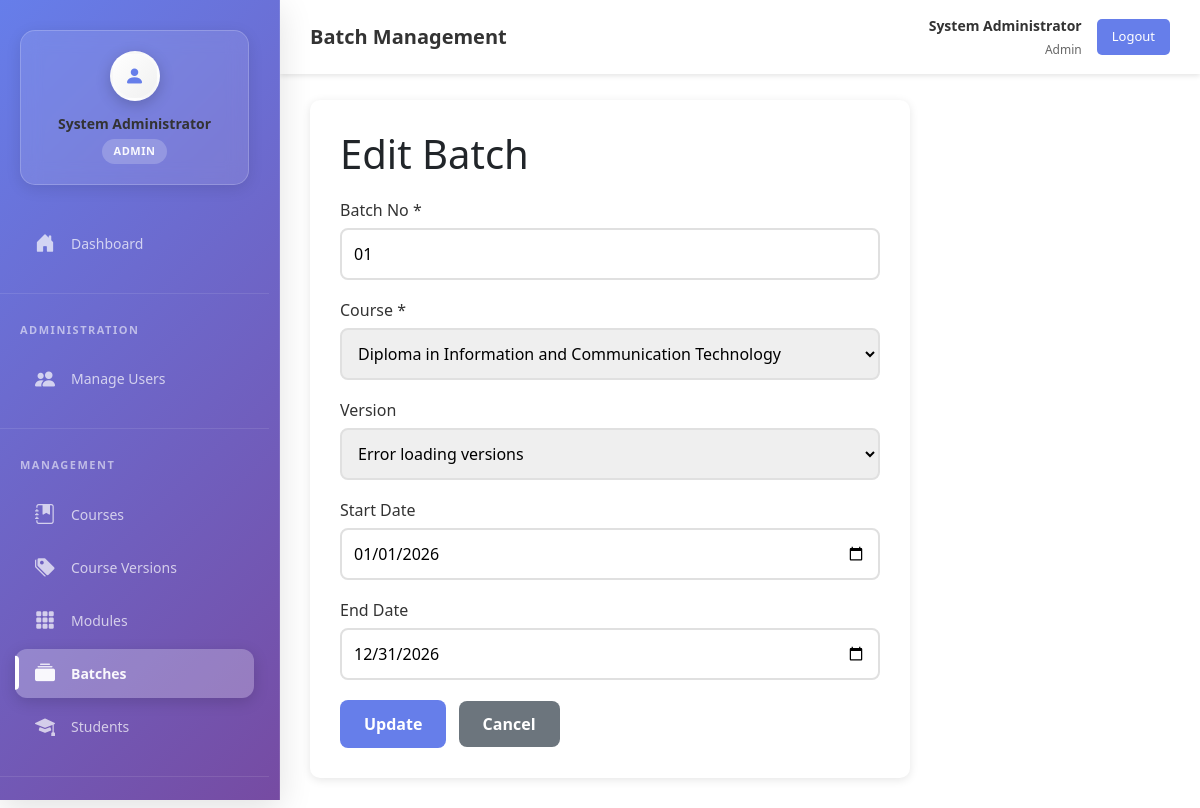
Page /views/index.php?action=batch&sub=edit&id=3 (signed in) on the committed database.
### tables this page shows
CREATE TABLE IF NOT EXISTS `batch` (
  `id` int NOT NULL AUTO_INCREMENT,
  `batch_no` varchar(50) NOT NULL,
  `start_date` date DEFAULT NULL,
  `end_date` date DEFAULT NULL,
  `cid` int NOT NULL,
  `version_id` int DEFAULT NULL,
  `created_at` timestamp NULL DEFAULT CURRENT_TIMESTAMP,
  `updated_at` timestamp NULL DEFAULT CURRENT_TIMESTAMP ON UPDATE CURRENT_TIMESTAMP,
  PRIMARY KEY (`id`),
  KEY `cid` (`cid`),
  KEY `version_id` (`version_id`)
);

CREATE TABLE IF NOT EXISTS `courses` (
  `id` int NOT NULL AUTO_INCREMENT,
  `cname` varchar(100) NOT NULL,
  `created_at` timestamp NULL DEFAULT CURRENT_TIMESTAMP,
  `updated_at` timestamp NULL DEFAULT CURRENT_TIMESTAMP ON UPDATE CURRENT_TIMESTAMP,
  PRIMARY KEY (`id`),
  UNIQUE KEY `cname` (`cname`)
);

### models/Batch.php (called while the page is built, shortened)
<?php
require_once __DIR__ . '/../config/database.php';
class Batch {
    private $conn;
    private $table = "batch";
    public function __construct() {
        $database = new Database();
        $this->conn = $database->getDbConnection();
    }
    public function getById($id) {
        $query = "SELECT id, batch_no, start_date, end_date, cid, version_id FROM {$this->table} WHERE id = :id LIMIT 1";
        $stmt = $this->conn->prepare($query);
        $stmt->bindParam(':id',$id);
        $stmt->execute();
        if ($stmt->rowCount()>0) {
            $row = $stmt->fetch(PDO::FETCH_ASSOC);
            $this->id = $row['id'];
            $this->batch_no = $row['batch_no'];
            $this->start_date = $row['start_date'];
            $this->end_date = $row['end_date'];
            $this->cid = $row['cid'];
            return true;
        }
        return false;
    }
}
?>

### config/database.php (called while the page is built, shortened)
<?php
class Database {
    private $host = "localhost";
    private $db_name = "exam_management";
    private $username = "root";
    private $password = "1234";
    public function getDbConnection() {
        $this->conn = null;
        try {
            $this->conn = new PDO(
                "mysql:host=" . $this->host . ";dbname=" . $this->db_name . ";charset=utf8mb4",
                $this->username,
                $this->password
            );
            $this->conn->setAttribute(PDO::ATTR_ERRMODE, PDO::ERRMODE_EXCEPTION);
        } catch(PDOException $e) {
            error_log("Database Connection Error: " . $e->getMessage());
            return null;
        }
        return $this->conn;
    }
}
?>

### models/Course.php (called while the page is built, shortened)
<?php
require_once __DIR__ . '/../config/database.php';
class Course {
    private $conn;
    private $table = "courses";
    public function __construct() {
        $database = new Database();
        $this->conn = $database->getDbConnection();
    }
    public function getAllCourses($filters = []) {
        $query = "SELECT id, cname, created_at
                  FROM " . $this->table . "
                  WHERE 1=1";
        $params = [];
        $query .= " ORDER BY created_at DESC";
        $stmt = $this->conn->prepare($query);
        $stmt->execute();
        return $stmt->fetchAll(PDO::FETCH_ASSOC);
    }
}
?>

### views/batch/edit.php (the view, shortened to what this page needs)
<?php require_once __DIR__ . '/../includes/sidebar.php'; ?>
<?php require_once __DIR__ . '/../includes/header.php'; ?>
<div class="main-content">
    <div class="form-container">
        <h1 style="margin-bottom: 20px;">Edit Batch</h1>
        <form method="POST" action="index.php?action=batch&sub=edit&id=<?php echo $batch->id; ?>">
            <div class="form-group">
                <label for="batch_no">Batch No *</label>
                <input type="text" id="batch_no" name="batch_no" required value="<?php echo htmlspecialchars($batch->batch_no ?? ''); ?>">
            </div>
            <div class="form-group">
                <label for="cid">Course *</label>
                <select id="cid" name="cid" required>
                    <?php foreach($courses as $course): ?>
                        <option value="<?php echo $course['id']; ?>" <?php echo ($batch->cid == $course['id'])?'selected':''; ?>>
                            <?php echo htmlspecialchars($course['cname']); ?>
                        </option>
                    <?php endforeach; ?>
                </select>
            </div>
            <div class="form-group">
                <label for="version_id">Version</label>
                <select id="version_id" name="version_id">
                    <option value="">-- Select Version --</option>
                </select>
            </div>
            <div class="form-group">
                <label for="start_date">Start Date</label>
                <input type="date" id="start_date" name="start_date" value="<?php echo htmlspecialchars($batch->start_date ?? ''); ?>">
            </div>
            <div class="form-group">
                <label for="end_date">End Date</label>
                <input type="date" id="end_date" name="end_date" value="<?php echo htmlspecialchars($batch->end_date ?? ''); ?>">
            </div>
            <div style="margin-top: 20px;">
                <button type="submit" class="btn-submit">Update</button>
                <a href="index.php?action=batch" class="btn-cancel">Cancel</a>
            </div>
        </form>
    </div>
</div>

### views/includes/sidebar.php (style rules this page uses)
* { box-sizing: border-box; }
:root { --sidebar-bg: linear-gradient(135deg, #667eea 0%, #764ba2 50%, #667eea 100%); --sidebar-width: 280px; --sidebar-shadow: 0 8px 32px rgba(0, 0, 0, 0.12); --menu-item-hover: rgba(255, 255, 255, 0.15); --menu-item-active: rgba(255, 255, 255, 0.25); --text-primary: rgba(255, 255, 255, 0.95); --text-secondary: rgba(255, 255, 255, 0.7); }
html, body { height: 100%; height: 100vh; height: 100dvh; margin: 0; padding: 0; overflow-x: hidden; overflow-y: auto; }

### views/batch/edit.php (style rules this page uses)
.main-content { margin-left:280px; margin-top:70px; padding:30px; background:white; min-height:calc(100vh - 70px); overflow:auto; }
.form-container { max-width:600px; background:white; padding:30px; border-radius:10px; box-shadow:0 2px 10px rgba(0,0,0,0.1); }
.form-group { margin-bottom:18px; }
.form-group label { display:block; margin-bottom:6px; color:#333; font-weight:500; }
.form-group input, .form-group select { width:100%; padding:12px; border:2px solid #e0e0e0; border-radius:8px; }
.btn-submit { padding:12px 24px; background:#667eea; color:white; border:none; border-radius:8px; font-weight:600; }
.btn-cancel { padding:12px 24px; background:#6c757d; color:white; text-decoration:none; border-radius:8px; font-weight:600; margin-left:8px; }

### rows in the picture
batch: batch_no "01", cid "Diploma in Information and Communication Technology", start_date "01/01/2026", end_date "12/31/2026"

### other values in the picture
$user_name "System Administrator"
$user_role "ADMIN"
$page_titles[$current_action] "Batch Management"
$_SESSION['full_name'] "System Administrator"
$_SESSION['role'] "Admin"
